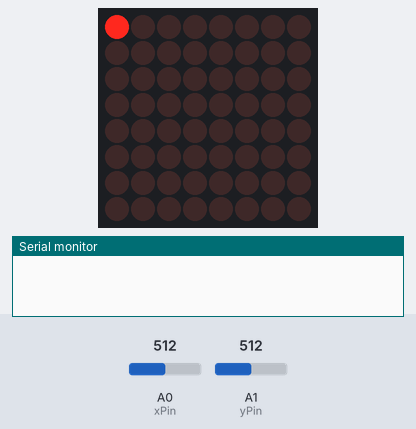
Recording of a sketch running on a simulated Arduino Uno, built with avr-gcc and run on an emulated ATmega328P. Parts: 8×8 LED matrix, the last lines printed to the serial monitor. The test bench sets the inputs (shaded band); at power-on: A1 (yPin) = 512, A0 (xPin) = 512. Random numbers use the default seed unless the sketch sets one.

Above: at 0.9 s.
1.3 s: A1 (yPin) set to 589
2.8 s: A1 (yPin) set to 616
At 3.39 s:
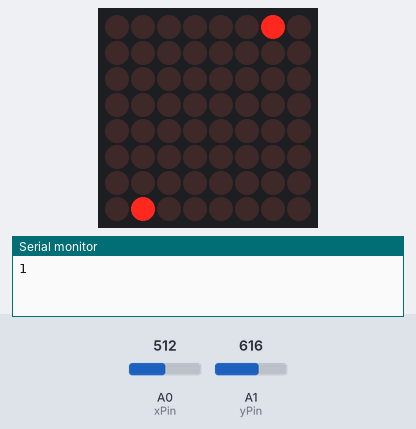
4.6 s: A0 (xPin) set to 216
6.1 s: A0 (xPin) set to 188
At 6.22 s:
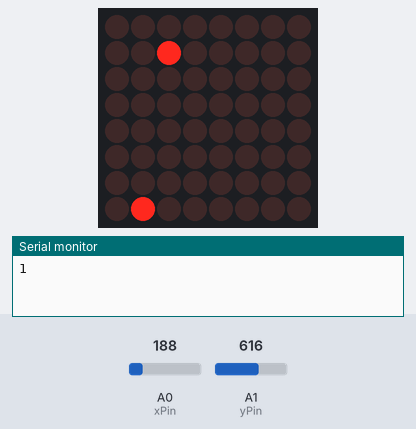
7.9 s: A0 (xPin) set to 210
At 8.04 s:
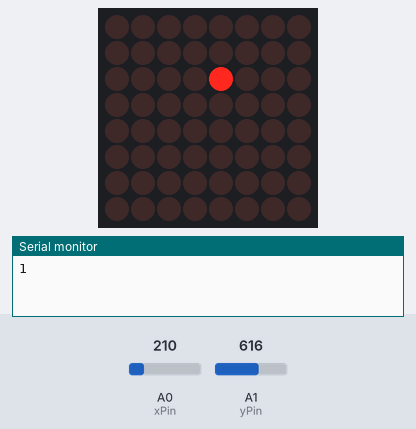
9.7 s: A1 (yPin) set to 190
At 9.76 s:
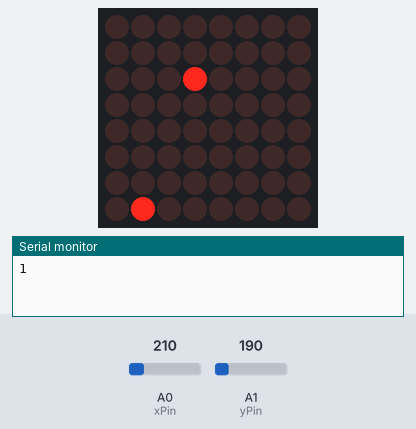

The sketch:

EatingDots.ino
```cpp
#include "LedControl.h"
const int dinPin = 12;
const int clockPin = 11;
const int loadPin = 10;

const int xPin = A0;
const int yPin = A1;

LedControl lc = LedControl(dinPin, clockPin, loadPin, 1);  // DIN, CLK,LOAD, No.DRIVER

byte matrixBrightness = 2;

byte xPos = 0;
byte yPos = 0;
byte xLastPos = 0;
byte yLastPos = 0;

const int minThreshold = 200;
const int maxThreshold = 600;

const byte moveInterval = 100;
unsigned long long lastMoved = 0;

const byte matrixSize = 8;
bool matrixChanged = true;

//food
byte lastFoodPosX;
byte lastFoodPosY;

byte newFoodPosX;
byte newFoodPosY;

byte currentPosX = 0;
byte currentPosY = 5;

//random interval
const int minValue = 0;
const int maxValue = 8;

int score = 0;

const int blinkInterval = 200;
unsigned long lastBlink;


byte matrix[matrixSize][matrixSize] = {
  { 0, 0, 0, 0, 0, 0, 0, 0 },
  { 0, 0, 0, 0, 0, 0, 0, 0 },
  { 0, 0, 0, 0, 0, 0, 0, 0 },
  { 0, 0, 0, 0, 0, 0, 0, 0 },
  { 0, 0, 0, 0, 0, 0, 0, 0 },
  { 0, 0, 0, 0, 0, 0, 0, 0 },
  { 0, 0, 0, 0, 0, 0, 0, 0 },
  { 0, 0, 0, 0, 0, 0, 0, 0 }
};

void setup() {
  Serial.begin(9600);
  // the zero refers to the MAX7219 number, it is zero for 1 chip
  lc.shutdown(0, false);                 // turn off power saving, enables display
  lc.setIntensity(0, matrixBrightness);  // sets brightness (0~15 possible values)
  lc.clearDisplay(0);                    // clear screen
  matrix[xPos][yPos] = 1;
}
void loop() {

  if (millis() - lastMoved > moveInterval) {
    // game logic
    updatePositions();
    lastMoved = millis();
  }

  if (millis() - lastBlink > blinkInterval) {
    // game logic
    foodBlink();
    lastBlink = millis();
  }

  if (currentPosX == xPos && currentPosY == yPos) {
    score++;
    Serial.println(score);
    generateFood();
  }

  if (matrixChanged == true) {
    // matrix display logi
    updateMatrix();
    matrixChanged = false;
  }

}
void foodBlink(){
  matrix[currentPosX][currentPosY] = !matrix[currentPosX][currentPosY];
  matrixChanged = true;
}
// theoretical example
void generateFood() {
  lastFoodPosX = currentPosX;
  lastFoodPosY = currentPosY;

  newFoodPosX = random(minValue,maxValue);
  newFoodPosY = random(minValue,maxValue);

  while (newFoodPosX == xPos && newFoodPosY == yPos){
    newFoodPosX  = random(minValue, maxValue);
    newFoodPosY  = random(minValue, maxValue);
  }

  matrix[newFoodPosX][newFoodPosY] = 1;
  matrix[lastFoodPosX][lastFoodPosY] = 0;
  matrix[xPos][yPos] = 1; // we want to keep the player dot active

  currentPosX = newFoodPosX;
  currentPosY = newFoodPosY;

  matrixChanged = true;
}


void updateMatrix() {
  for (int row = 0; row < matrixSize; row++) {
    for (int col = 0; col < matrixSize; col++) {
      lc.setLed(0, row, col, matrix[row][col]);
    }
  }
}
void updatePositions() {
  int xValue = analogRead(xPin);
  int yValue = analogRead(yPin);
  xLastPos = xPos;
  yLastPos = yPos;
  if (xValue < minThreshold) {
    if (xPos < matrixSize - 1) {
      xPos++;
    } else {
      xPos = 0;
    }
  }
  if (xValue > maxThreshold) {
    if (xPos > 0) {
      xPos--;
    } else {
      xPos = matrixSize - 1;
    }
  }
  if (yValue > maxThreshold) {
    if (yPos < matrixSize - 1) {
      yPos++;
    } else {
      yPos = 0;
    }
  }
  if (yValue < minThreshold) {
    if (yPos > 0) {
      yPos--;
    } else {
      yPos = matrixSize - 1;
    }
  }
  if (xPos != xLastPos || yPos != yLastPos) {
    matrixChanged = true;
    matrix[xLastPos][yLastPos] = 0;
    matrix[xPos][yPos] = 1;
  }
}
```

Measured:
- the behaviour switches between 600 and 601 on A1 (yPin) (found by bisection; images 0 and 1)
- the behaviour switches between 200 and 199 on A0 (xPin) (found by bisection; images 1 and 2)
